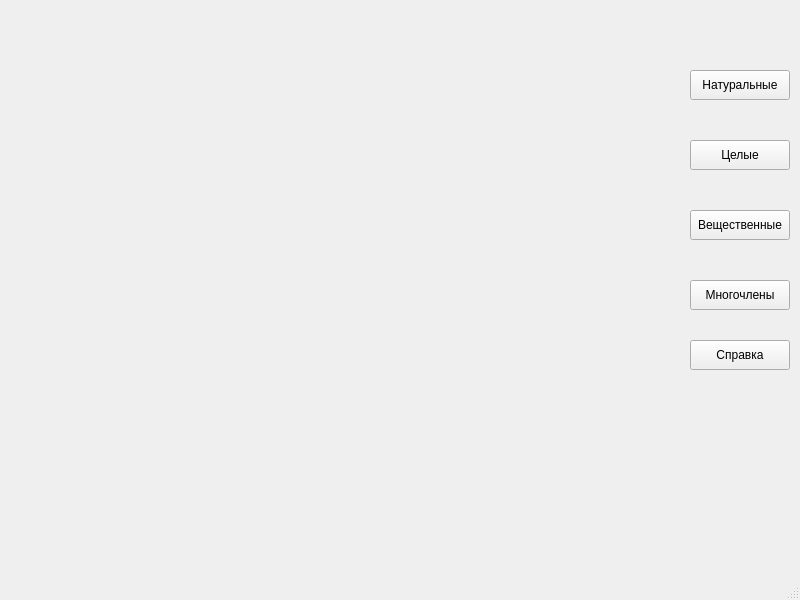
<?xml version="1.0" encoding="UTF-8"?>
<ui version="4.0">
 <class>MainWindow</class>
 <widget class="QMainWindow" name="MainWindow">
  <property name="geometry">
   <rect>
    <x>0</x>
    <y>0</y>
    <width>800</width>
    <height>600</height>
   </rect>
  </property>
  <property name="windowTitle">
   <string>MainWindow</string>
  </property>
  <widget class="QWidget" name="centralwidget">
   <widget class="QPushButton" name="natButton">
    <property name="geometry">
     <rect>
      <x>690</x>
      <y>70</y>
      <width>100</width>
      <height>30</height>
     </rect>
    </property>
    <property name="text">
     <string>Натуральные</string>
    </property>
   </widget>
   <widget class="QPushButton" name="intButton">
    <property name="geometry">
     <rect>
      <x>690</x>
      <y>140</y>
      <width>100</width>
      <height>30</height>
     </rect>
    </property>
    <property name="text">
     <string>Целые</string>
    </property>
   </widget>
   <widget class="QPushButton" name="ratButton">
    <property name="geometry">
     <rect>
      <x>690</x>
      <y>210</y>
      <width>100</width>
      <height>30</height>
     </rect>
    </property>
    <property name="text">
     <string>Вещественные</string>
    </property>
   </widget>
   <widget class="QPushButton" name="polButton">
    <property name="geometry">
     <rect>
      <x>690</x>
      <y>280</y>
      <width>100</width>
      <height>30</height>
     </rect>
    </property>
    <property name="text">
     <string>Многочлены</string>
    </property>
   </widget>
   <widget class="QPushButton" name="helpButton">
    <property name="geometry">
     <rect>
      <x>690</x>
      <y>340</y>
      <width>100</width>
      <height>30</height>
     </rect>
    </property>
    <property name="text">
     <string>Справка</string>
    </property>
   </widget>
  </widget>
  <widget class="QMenuBar" name="menubar">
   <property name="geometry">
    <rect>
     <x>0</x>
     <y>0</y>
     <width>800</width>
     <height>21</height>
    </rect>
   </property>
  </widget>
  <widget class="QStatusBar" name="statusbar"/>
 </widget>
 <resources/>
 <connections/>
</ui>
